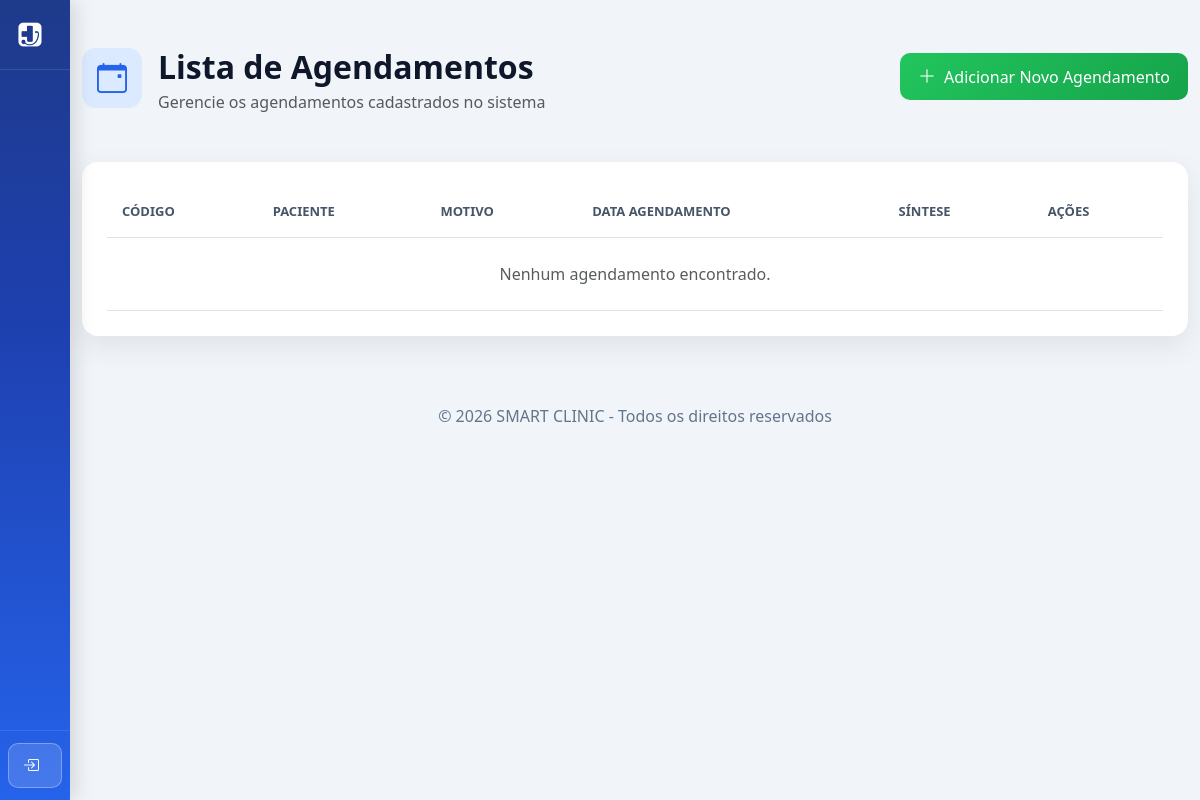
/Frontend/agendamento.php, run on an earlier commit of the app's database.
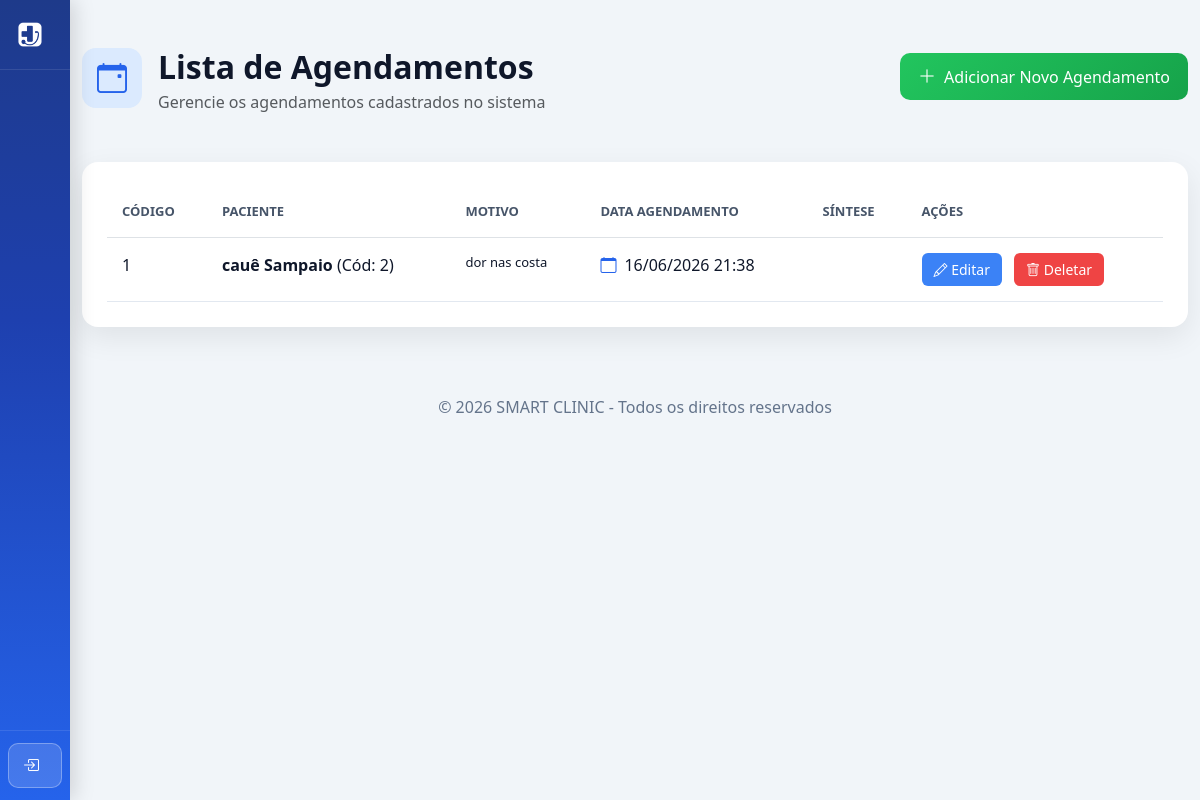
And on a later commit of the database.
### tables this page shows
CREATE TABLE `consulta` (
  `cod` int(11) NOT NULL,
  `fk_agendamento_cod` int(11) DEFAULT NULL,
  `data_consulta` datetime DEFAULT NULL,
  `sintese` text DEFAULT NULL
);

CREATE TABLE `paciente` (
  `cod` int(11) NOT NULL,
  `fk_instituicao_cod` int(11) DEFAULT NULL,
  `cpf` varchar(11) NOT NULL,
  `nome` varchar(100) NOT NULL,
  `data_nascimento` date NOT NULL,
  `email` varchar(100) DEFAULT NULL,
  `senha` varchar(100) DEFAULT NULL,
  `endereco` varchar(200) DEFAULT NULL,
  `foto` varchar(100) DEFAULT NULL
);

CREATE TABLE `solicitacao` (
  `cod` int(11) NOT NULL,
  `fk_paciente_cod` int(11) NOT NULL,
  `fk_medico_cod` int(11) DEFAULT NULL,
  `tipo` varchar(50) NOT NULL,
  `motivo` text NOT NULL,
  `regime` varchar(50) DEFAULT NULL,
  `resposta` text DEFAULT NULL,
  `status` varchar(20) DEFAULT NULL
);

### Backend/controller/Database.php (called while the page is built)
<?php
class Database {
    private static $instance = null;
    public static function getConnection() {
        if (self::$instance === null) {
            $host = '127.0.0.1';
            $db   = 'smartclinic';
            $user = 'root';
            $pass = '';
            $charset = 'utf8mb4';
            $dsn = "mysql:host=$host;dbname=$db;charset=$charset";
            $options = [
                PDO::ATTR_ERRMODE => PDO::ERRMODE_EXCEPTION,
                PDO::ATTR_DEFAULT_FETCH_MODE => PDO::FETCH_ASSOC,
                PDO::ATTR_EMULATE_PREPARES => false,
            ];
            self::$instance = new PDO($dsn, $user, $pass, $options);
        }
        return self::$instance;
    }
}

### Backend/controller/AgendamentoController.php (called while the page is built, shortened)
<?php
require_once $_SERVER['DOCUMENT_ROOT'] . '/SMART-CLINIC-A/Backend/dao/AgendamentoDAO.php';
if (!class_exists('AgendamentoController')) {
    class AgendamentoController extends BaseController {
        private $dao;
        public function __construct() {
            $this->dao = new AgendamentoDAO();
        }
        public function getAll() {
            return $this->dao->getAll();
        }
    }
}

### Backend/dao/BaseDAO.php (called while the page is built, shortened)
<?php
require_once $_SERVER['DOCUMENT_ROOT'] . '/SMART-CLINIC-A/Backend/controller/Database.php';
class BaseDAO {
    public function __construct() {
        $this->db = Database::getConnection();
    }
}

### Backend/dao/AgendamentoDAO.php (called while the page is built, shortened)
<?php
require_once $_SERVER['DOCUMENT_ROOT'] . '/SMART-CLINIC-A/Backend/dao/BaseDAO.php';
class AgendamentoDAO extends BaseDAO {
    public function getAll() {
        $stmt = $this->db->query('SELECT c.*,
                                        ag.cod as agendamento_cod,
                                        ag.data_agendamento,
                                        s.motivo,
                                        s.fk_paciente_cod,
                                        p.nome as paciente_nome
                                 FROM consulta c
                                 LEFT JOIN agendamento ag ON c.fk_agendamento_cod = ag.cod
                                 LEFT JOIN solicitacao s ON ag.fk_solicitacao_cod = s.cod
                                 LEFT JOIN paciente p ON s.fk_paciente_cod = p.cod
                                 WHERE ag.cod IS NOT NULL');
        return $stmt->fetchAll();
    }
}

### Frontend/agendamento.php (the view, shortened to what this page needs)
<?php
require_once __DIR__ . '/navbar.php';
$isPaciente = (isset($_SESSION['role']) && $_SESSION['role'] === 'paciente')
    || (isset($_SESSION['tipo_usuario']) && $_SESSION['tipo_usuario'] === 'paciente');
$pacienteLogadoCod = $_SESSION['user_id'] ?? $_SESSION['paciente_cod'] ?? null;
?>
<!DOCTYPE html>
<html lang="pt-BR">
<head>
    <link href="https://cdn.jsdelivr.net/npm/bootstrap@5.3.2/dist/css/bootstrap.min.css" rel="stylesheet">
    <link href="https://cdn.jsdelivr.net/npm/bootstrap-icons@1.11.1/font/bootstrap-icons.css" rel="stylesheet">
</head>
<body>
<?php renderNavbar(); ?>
<section class="py-5">
<div class="container-lg" style="max-width: 1200px;">
<?php
require_once $_SERVER['DOCUMENT_ROOT'] . '/SMART-CLINIC-A/Backend/controller/AgendamentoController.php';
require_once $_SERVER['DOCUMENT_ROOT'] . '/SMART-CLINIC-A/Backend/controller/PacienteController.php';
$controller = new AgendamentoController();
$action = isset($_GET['action']) ? $_GET['action'] : 'list';
if ($action == 'list') {
?>
<div class="d-flex justify-content-between align-items-start mb-5">
    <div class="d-flex align-items-start gap-3">
        <div style="background: #dbeafe; width: 60px; height: 60px; border-radius: 14px; display: flex; align-items: center; justify-content: center;">
            <i class="bi bi-calendar-event" style="font-size: 30px; color: var(--azul);"></i>
        </div>
        <div>
            <h2 class="title mb-1">Lista de Agendamentos</h2>
            <p class="text-muted mb-0"><?= $isPaciente ? 'Aqui estão seus agendamentos' : 'Gerencie os agendamentos cadastrados no sistema' ?></p>
        </div>
    </div>
    <a href="agendamento.php?action=create" class="btn btn-verde d-flex align-items-center gap-2" style="margin-top: 5px;">
        <i class="bi bi-plus-lg" style="font-size: 18px;"></i> Adicionar Novo Agendamento
    </a>
</div>
<div class="card-modern">
<div class="table-responsive">
<table class="table table-modern mb-0">
<thead style="background: #f1f5f9;">
<tr>
    <th style="padding: 15px; font-weight: 600; color: #475569; font-size: 13px; text-transform: uppercase;">CÓDIGO</th>
    <th style="padding: 15px; font-weight: 600; color: #475569; font-size: 13px; text-transform: uppercase;">PACIENTE</th>
    <th style="padding: 15px; font-weight: 600; color: #475569; font-size: 13px; text-transform: uppercase;">MOTIVO</th>
    <th style="padding: 15px; font-weight: 600; color: #475569; font-size: 13px; text-transform: uppercase;">DATA AGENDAMENTO</th>
    <th style="padding: 15px; font-weight: 600; color: #475569; font-size: 13px; text-transform: uppercase;">SÍNTESE</th>
    <?php if (!$isPaciente) { ?>
    <th style="padding: 15px; font-weight: 600; color: #475569; font-size: 13px; text-transform: uppercase;">AÇÕES</th>
    <?php } ?>
</tr>
</thead>
<tbody>
<?php
if ($isPaciente && !empty($pacienteLogadoCod)) {
    $agendamentos = $controller->getByPaciente($pacienteLogadoCod);
} else {
    $agendamentos = $controller->getAll();
}
if (empty($agendamentos)) {
    echo "<tr><td colspan='6' class='text-center py-4 text-muted'>Nenhum agendamento encontrado.</td></tr>";
}
foreach ($agendamentos as $ag) {
    $sintese = isset($ag['sintese']) ? substr($ag['sintese'], 0, 50) . (strlen($ag['sintese']) > 50 ? '...' : '') : '-';
    $motivo = isset($ag['motivo']) ? substr($ag['motivo'], 0, 50) . (strlen($ag['motivo']) > 50 ? '...' : '') : '-';
    echo "<tr style='border-bottom: 1px solid #e2e8f0;'>";
    echo "<td style='padding: 15px; color: #0f172a; font-weight: 500;'>{$ag['cod']}</td>";
    echo "<td style='padding: 15px; color: #0f172a;'><strong>{$ag['paciente_nome']}</strong> (Cód: {$ag['fk_paciente_cod']})</td>";
    echo "<td style='padding: 15px; color: #0f172a; font-size: 13px;'>{$motivo}</td>";
    echo "<td style='padding: 15px; color: #0f172a;'><i class='bi bi-calendar' style='color: var(--azul); margin-right: 8px;'></i>" . date('d/m/Y H:i', strtotime($ag['data_consulta'])) . "</td>";
    echo "<td style='padding: 15px; color: #0f172a; font-size: 13px;'>{$sintese}</td>";
    if (!$isPaciente) {
        echo "<td style='padding: 15px;'>
            <a href='?action=edit&id={$ag['cod']}' class='btn btn-sm me-2' style='background: #3b82f6; color: white; border: none; border-radius: 6px; padding: 6px 12px;'>
                <i class='bi bi-pencil' style='font-size: 14px;'></i> Editar
            </a>
            <form method='POST' style='display:inline;'>
                <input type='hidden' name='delete_id' value='{$ag['cod']}'>
                <button class='btn btn-sm' style='background: #ef4444; color: white; border: none; border-radius: 6px; padding: 6px 12px;'>
                    <i class='bi bi-trash' style='font-size: 14px;'></i> Deletar
                </button>
            </form>
        </td>";
    }
    echo "</tr>";
}
?>
</tbody>
</table>
</div>
</div>
<?php } ?>
</div>
</section>
<footer style="background: transparent; color: #64748b; padding: 20px 0;">
    <div class="container-lg text-center">
        <p class="mb-0">© 2026 SMART CLINIC - Todos os direitos reservados</p>
    </div>
</footer>
</body>
</html>

### Frontend/navbar.php (shortened to what this page needs)
<?php
if (!function_exists('renderNavbar')) {
    function renderNavbar(): void {
        $role      = $_SESSION['role']       ?? null;
        $userName  = $_SESSION['user_name']  ?? 'Usuário';
        $dropdownLinks  = [];
        $serviceButton  = ['href'=>'agendamento.php','icon'=>'bi bi-calendar-check','label'=>'Agendar Consulta'];
        $initials = '';
        if ($userName) {
            $parts    = explode(' ', trim($userName));
            $initials = strtoupper(substr($parts[0], 0, 1));
        }
        $roleBadgeMap = [
            'admin'    => '🛡️ Admin',
            'medico'   => '👨‍⚕️ Médico',
            'paciente' => '👤 Paciente',
        ];
        $roleBadge = $roleBadgeMap[$role] ?? '';
        ?>
        <aside class="smart-sidebar" id="smartSidebar">
            <div class="sidebar-top">
                <?php if ($role === 'paciente' || $role === 'medico'): ?>
                <div class="sidebar-brand" style="cursor:default;">
                <?php else: ?>
                <a class="sidebar-brand" href="index.php">
                <?php endif; ?>
                    <img src="../img/logob.png" alt="Logo Smart Clinic">
                <?php echo ($role === 'paciente' || $role === 'medico') ? '</div>' : '</a>'; ?>
            </div>
            <?php if ($role): ?>
            <div class="sidebar-user">
                <div class="sidebar-avatar"><?= htmlspecialchars($initials) ?></div>
                <div class="sidebar-user-info">
                    <div class="name"><?= htmlspecialchars($userName) ?></div>
                    <span class="role-badge <?= $role === 'admin' ? 'admin-badge' : '' ?>">
                        <?= $roleBadge ?>
                    </span>
                </div>
            </div>
            <nav class="sidebar-nav" aria-label="Menu principal">
                <?php
                $currentPage = basename($_SERVER['PHP_SELF']);
                foreach ($dropdownLinks as $link):
                    if (isset($link['section'])):
                ?>
                <div class="sidebar-section-title"><?= htmlspecialchars($link['section']) ?></div>
                <?php else:
                    $isActive = ($currentPage === $link['href']) ? 'active' : '';
                ?>
                <a href="<?= $link['href'] ?>"
                   class="sidebar-link <?= $isActive ?>"
                   data-label="<?= htmlspecialchars($link['label']) ?>">
                    <i class="<?= $link['icon'] ?>"></i>
                    <span><?= htmlspecialchars($link['label']) ?></span>
                </a>
                <?php endif; endforeach; ?>
                <?php if ($role === 'admin' || $role === 'medico'): ?>
                <div class="sidebar-section-title">Conta</div>
                <a href="perfil.php" class="sidebar-link <?= ($currentPage==='perfil.php')?'active':'' ?>" data-label="Perfil">
                    <i class="bi bi-person-circle"></i>
                    <span>Meu Perfil</span>
                </a>
                <?php endif; ?>
            </nav>
            <div class="sidebar-footer">
                <a href="<?= $serviceButton['href'] ?>" class="btn-agendar" data-label="<?= $serviceButton['label'] ?>">
                    <i class="<?= $serviceButton['icon'] ?>" style="font-size:1rem;flex-shrink:0;"></i>
                    <span><?= $serviceButton['label'] ?></span>
                </a>
                <a href="logout.php" class="btn-sair" data-label="Sair">
                    <i class="bi bi-box-arrow-right" style="font-size:1rem;flex-shrink:0;"></i>
                    <span>Sair</span>
                </a>
            </div>
            <?php else: ?>
            <div class="sidebar-footer" style="margin-top:auto;">
                <a href="login.php" class="btn-agendar" data-label="Login">
                    <i class="bi bi-box-arrow-in-right" style="font-size:1rem;flex-shrink:0;"></i>
                </a>
            </div>
            <?php endif; ?>
        </aside>
        <?php
    }
}

### Frontend/agendamento.php (style rules this page uses)
:root { --azul: #2563eb; --azul-escuro: #1e40af; --verde: #22c55e; --fundo: #f1f5f9; }
body { background: var(--fundo); padding-top: 80px; font-family: 'Segoe UI', sans-serif; }
.card-modern { background: white; border-radius: 16px; padding: 25px; box-shadow: 0 10px 30px rgba(0,0,0,0.08); }
.title { font-weight: 600; color: #0f172a; }
.btn-verde { background: linear-gradient(135deg, #22c55e, #16a34a); border: none; color: white; border-radius: 10px; padding: 10px 18px; transition: 0.2s; }
.table-modern thead { background: #f1f5f9; }
.table-modern th { color: #475569; }
footer { background: transparent; color: #64748b; }

### Frontend/navbar.php (style rules this page uses)
:root { --sidebar-width:260px; --sidebar-collapsed-width:70px; --azul:#2563eb; --azul-escuro:#1e40af; --azul-mais-escuro:#1e3a8a; }
body.with-sidebar { margin-left:var(--sidebar-width); transition:margin-left .3s ease; padding-top:0 !important; }
body.with-sidebar.sidebar-collapsed { margin-left:var(--sidebar-collapsed-width); }
.smart-sidebar { position:fixed; top:0; left:0; height:100vh; width:var(--sidebar-width); background:linear-gradient(180deg,var(--azul-mais-escuro) 0%,var(--azul-escuro) 40%,var(--azul) 100%); display:flex; flex-direction:column; z-index:1050; transition:width .3s ease; overflow:hidden; box-shadow:4px 0 20px rgba(0,0,0,.15); }
.smart-sidebar.collapsed { width:var(--sidebar-collapsed-width); }
.sidebar-top { display:flex; align-items:center; justify-content:space-between; padding:1.25rem 1rem; border-bottom:1px solid rgba(255,255,255,.1); min-height:70px; flex-shrink:0; }
.sidebar-brand { display:flex; align-items:center; gap:10px; text-decoration:none; overflow:hidden; white-space:nowrap; min-width:0; }
.sidebar-brand img { height:32px; flex-shrink:0; transition:height .3s ease; }
.smart-sidebar.collapsed .sidebar-brand img { height:26px; }
.smart-sidebar.collapsed .sidebar-top { justify-content:center; padding:1.25rem .5rem; }
.sidebar-footer { padding:.75rem .5rem; border-top:1px solid rgba(255,255,255,.1); flex-shrink:0; display:flex; flex-direction:column; gap:6px; }
.btn-agendar { display:flex; align-items:center; justify-content:center; gap:8px; background:rgba(255,255,255,.15); color:white; border:1px solid rgba(255,255,255,.3); border-radius:10px; padding:.6rem 1rem; text-decoration:none; font-weight:600; font-size:.88rem; white-space:nowrap; overflow:hidden; transition:background .2s ease; }

What changed in the data, as far as the page shows it:
added consulta: cod "1", paciente.nome "cauê Sampaio", solicitacao.fk_paciente_cod "2", solicitacao.motivo "dor nas costa", data_consulta "16/06/2026 21:38"
Also different on the page:
text no longer shown: "Nenhum agendamento encontrado."
